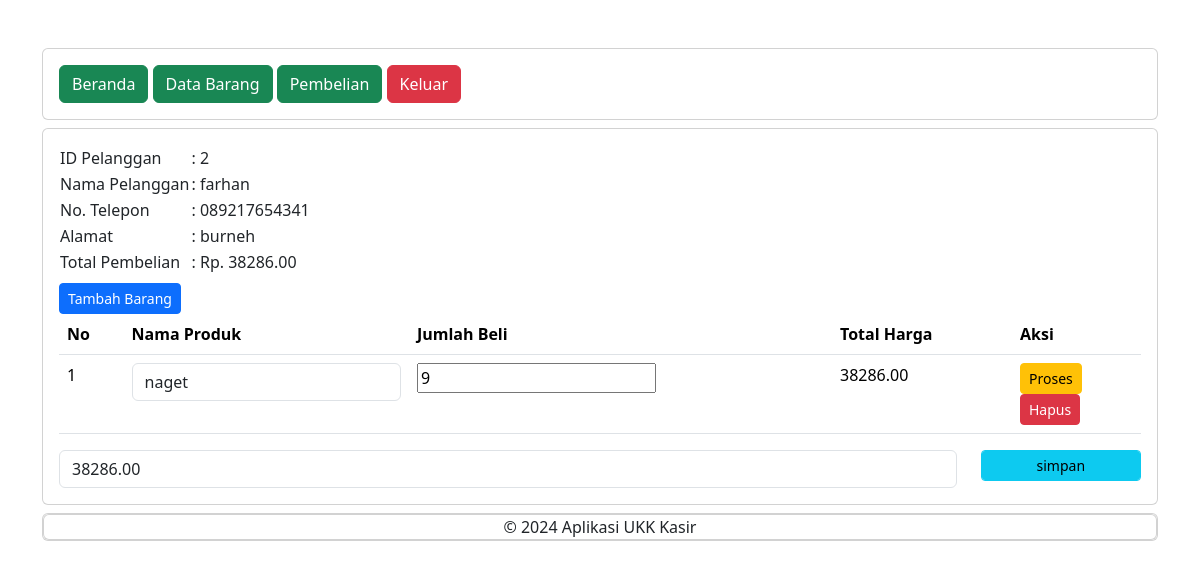
The app's page /petugas/detail_pembelian.php?pelanggan_id=2 (signed in) with its own data.
### tables this page shows
CREATE TABLE `penjualan` (
  `penjualan_id` int(11) UNSIGNED NOT NULL,
  `tanggal_penjualan` date NOT NULL,
  `total_harga` decimal(10,2) NOT NULL,
  `pelanggan_id` int(11) UNSIGNED NOT NULL
);

CREATE TABLE `pelanggan` (
  `pelanggan_id` int(11) UNSIGNED NOT NULL,
  `nama_pelanggan` varchar(25) NOT NULL,
  `alamat` text NOT NULL,
  `nomor_telepon` varchar(25) NOT NULL
);

CREATE TABLE `detail_penjualan` (
  `detail_id` int(11) NOT NULL,
  `penjualan_id` int(11) UNSIGNED NOT NULL,
  `produk_id` int(11) DEFAULT NULL,
  `jumlah_produk` int(11) NOT NULL,
  `subtotal` decimal(10,2) NOT NULL
);

CREATE TABLE `produk` (
  `produk_id` int(11) NOT NULL,
  `nama_produk` varchar(25) NOT NULL,
  `harga` decimal(10,2) NOT NULL,
  `stok` int(11) NOT NULL
);

### petugas/detail_pembelian.php (the view, shortened to what this page needs)
<?php
include '../koneksi.php';
include "header.php";
include "navbar.php";
?>
<div class="card mt-2">
    <div class="card-body">
        <?php
        $pelanggan_id = $_GET['pelanggan_id'];
        $data = mysqli_query($koneksi,"SELECT * FROM pelanggan INNER JOIN penjualan ON pelanggan.pelanggan_id=penjualan.pelanggan_id");
        while($d = mysqli_fetch_array($data)){
            ?>
            <?php if ($d['pelanggan_id'] == $pelanggan_id) { ?>
            <table>
                <tr>
                    <td>ID Pelanggan</td>
                    <td>: <?= $d['pelanggan_id']; ?></td>
                </tr>
                <tr>
                    <td>Nama Pelanggan</td>
                    <td>: <?= $d['nama_pelanggan']; ?></td>
                </tr>
                <tr>
                    <td>No. Telepon</td>
                    <td>: <?= $d['nomor_telepon']; ?></td>
                </tr>
                <tr>
                    <td>Alamat</td>
                    <td>: <?= $d['alamat']; ?></td>
                </tr>
                <tr>
                    <td>Total Pembelian</td>
                    <td>: Rp. <?= $d['total_harga']; ?></td>
                </tr>
            </table>
            <form method="post" action="tambah_detail_penjualan.php">
                <button type="submit" class="btn btn-primary btn-sm mt-2">Tambah Barang</button>
            </form>
            <table class="table">
                <thead>
                    <tr>
                        <th>No</th>
                        <th>Nama Produk</th>
                        <th>Jumlah Beli</th>
                        <th>Total Harga</th>
                        <th>Aksi</th>
                    </tr>
                </thead>
                <tbody>
                    <?php
                    $nos = 1;
                    $detail_penjualan = mysqli_query($koneksi,"SELECT * FROM detail_penjualan");
                    while($d_detail_penjualan = mysqli_fetch_array($detail_penjualan)){
                    ?>
                    <?php
                    if ($d_detail_penjualan['penjualan_id'] == $d['penjualan_id']) { ?>
                        <tr>
                            <td><?= $nos++; ?></td>
                            <td>
                                <form action="simpan_barang_beli.php" method="post">
                                    <div class="form-group">
                                        <select name="produk_id" class="form-control" onchange="this.form.submit()">
                                            <?php
                                            $produk = mysqli_query($koneksi,"SELECT * FROM produk");
                                            while($d_produk =  mysqli_fetch_array($produk)){
                                                ?>
                                                <option value="<?= $d_produk['produk_id']; ?>" <?php if($d_produk['produk_id']==$d_detail_penjualan['produk_id']) { echo "selected"; }?>><?= $d_produk['nama_produk']; ?></option>
                                            <?php } ?>
                                        </select>
                                    </div>
                                </form>
                            </td>
                            <td>
                                <form method="post" action="hitung_subtotal.php">
                                    <div class="form-group">
                                        <input type="number" name="jumlah_produk" value="<?= $d_detail_penjualan['jumlah_produk']; ?>" class="from_control">
                                    </div>
                                </td>
                                <td><?= $d_detail_penjualan['subtotal']; ?></td>
                                <td>
                                    <button type="submit" class="btn btn-warning btn-sm">Proses</button>
                                <form method="post" action="hapus_detail_pembelian.php">
                                    <button type="submit" class="btn btn-danger btn-sm">Hapus</button>
                                </form>
                            </td>
                        </tr>
                    <?php } else {
                        ?>
                        <?php
                    }
                    }
                    ?>
                </tbody>
            </table>
            <form method="post" action="simpan_total_harga.php">
                <?php
                $detail_penjualan =  mysqli_query($koneksi, "SELECT SUM(subtotal) AS total_harga FROM detail_penjualan WHERE penjualan_id='$d[penjualan_id]'");
                $row =  mysqli_fetch_assoc($detail_penjualan);
                $sum = $row['total_harga'];
                ?>
                <div class="row">
                    <div class="col-sm-10">
                        <div class="form-group">
                            <input type="number" class="form-control" name="total_harga" value="<?= $sum ?>">
                        </div>
                    </div>
                    <div class="col-sm-2">
                        <div class="form-group">
                            <button class="btn btn-info btn-sm form-control" type="submit">simpan</button>
                        </div>
                    </div>
                </div>
            </form>
        <?php } else { ?>
            <?php
        }
        }
        ?>
    </div>
</div>
<?php
include "footer.php";
?>

### records on screen
penjualan: pelanggan "2", pelanggan.nama_pelanggan "farhan", pelanggan.nomor_telepon "089217654341", pelanggan.alamat "burneh", total_harga "38286.00"
detail_penjualan: produk_id "naget", jumlah_produk "9", subtotal "38286.00"
